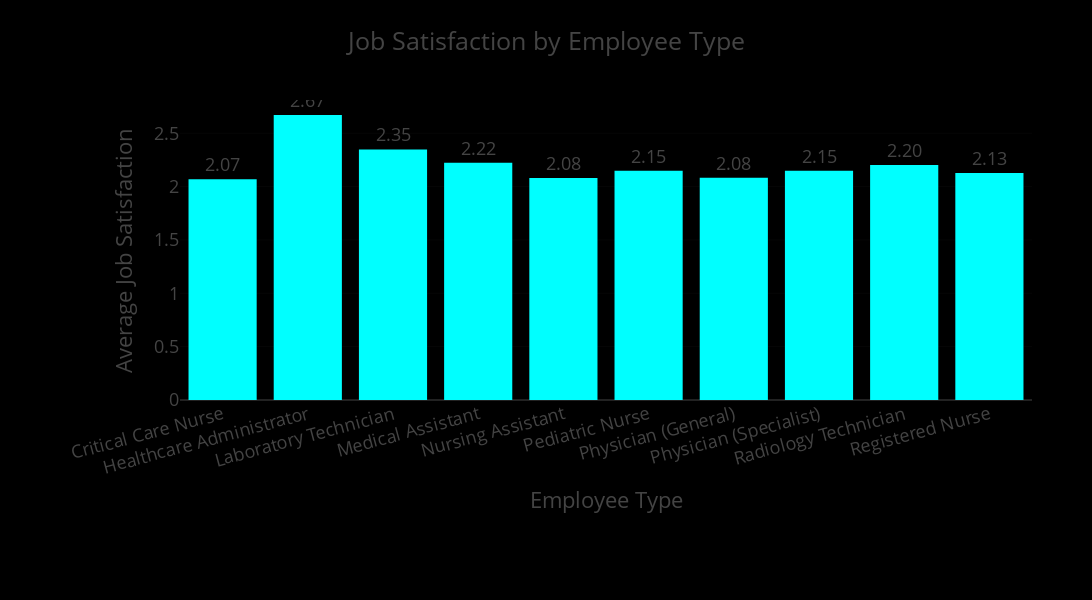

The cell this chart's notebook holds for it:
### Code cell
# Define the path to the dataset
file_path = os.path.join(processed_dir, "Healthcare Workforce Mental Health Dataset.csv")

# Read the dataset
mental_health_df = pd.read_csv(file_path)

# Group by 'Employee Type' and calculate average 'Job Satisfaction'
avg_satisfaction_by_type = mental_health_df.groupby('Employee Type')['Job Satisfaction'].mean().reset_index()

# Create the bar chart
fig = px.bar(
    avg_satisfaction_by_type,
    x='Employee Type',
    y='Job Satisfaction',
    title='Job Satisfaction by Employee Type',
    labels={
        'Job Satisfaction': 'Average Job Satisfaction',
        'Employee Type': 'Employee Type'
    },
    color_discrete_sequence=['#00ffff'],
    text='Job Satisfaction'
)

# Improve layout and appearance
fig.update_traces(
    texttemplate='%{text:.2f}',
    textposition='outside'
)

fig.update_layout(
    template='presentation',
    legend_title=dict(text='Income Level'),
    xaxis_title='Employee Type',
    yaxis_title='Average Job Satisfaction',
    xaxis_tickangle=-15,
    
    width=1500,
    height=600,
    margin=dict(l=180, r=60, t=100, b=200),
    paper_bgcolor='rgb(0, 0, 0)',
    plot_bgcolor='rgb(0, 0, 0)'
)

fig.show()

# Write outputs
os.makedirs(results_dir, exist_ok=True)
fig.write_image(os.path.join(results_dir, 'Jobsatisfaction_by_employee Type.jpg'))
fig.write_image(os.path.join(results_dir, 'Jobsatisfaction_by_employee Type.png'))
fig.write_html(os.path.join(results_dir, 'Jobsatisfaction_by_employee Type.html'))

### Figure 1 — Plotly figure (JSON) as saved in the notebook; plotly's stock layout.template omitted (floating-point values rounded to 4 significant figures)
{"data": [{"hovertemplate": "Employee Type=%{x}<br>Average Job Satisfaction=%{text}<extra></extra>", "legendgroup": "", "marker": {"color": "#00ffff", "pattern": {"shape": ""}}, "name": "", "orientation": "v", "showlegend": false, "text": [2.068, 2.671, 2.347, 2.222, 2.08, 2.149, 2.083, 2.149, 2.202, 2.128], "textposition": "outside", "texttemplate": "%{text:.2f}", "type": "bar", "x": ["Critical Care Nurse", "Healthcare Administrator", "Laboratory Technician", "Medical Assistant", "Nursing Assistant", "Pediatric Nurse", "Physician (General)", "Physician (Specialist)", "Radiology Technician", "Registered Nurse"], "xaxis": "x", "y": [2.068, 2.671, 2.347, 2.222, 2.08, 2.149, 2.083, 2.149, 2.202, 2.128], "yaxis": "y"}], "layout": {"barmode": "relative", "height": 600, "legend": {"title": {"text": "Income Level"}, "tracegroupgap": 0}, "margin": {"b": 200, "l": 180, "r": 60, "t": 100}, "paper_bgcolor": "rgb(0, 0, 0)", "plot_bgcolor": "rgb(0, 0, 0)", "title": {"text": "Job Satisfaction by Employee Type"}, "width": 1500, "xaxis": {"anchor": "y", "autorange": true, "domain": [0, 1], "range": [-0.5, 9.5], "tickangle": -15, "title": {"text": "Employee Type"}, "type": "category"}, "yaxis": {"anchor": "x", "autorange": true, "domain": [0, 1], "range": [0, 2.811], "title": {"text": "Average Job Satisfaction"}, "type": "linear"}}}
